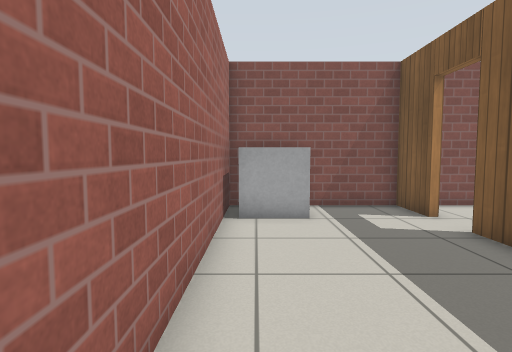
[1] (above)

22 first-person views from a walk through a robot-simulator world made for Gazebo. The camera is 0.9 m above the floor, tilts 4° down and sees 80° across. The floor is counted in squares, 0.5 m on a side. Each view is taken from the middle of a square. On the plan, view 1 faces up. The plan holds only what a view shows up to about 16 squares ahead; the rest is blank. Gazebo's built-in surfaces are drawn with simple patterns.

[2]
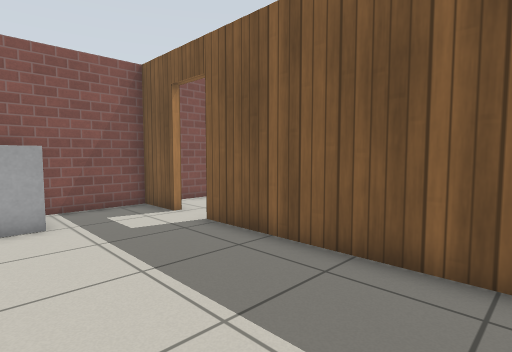

[3]
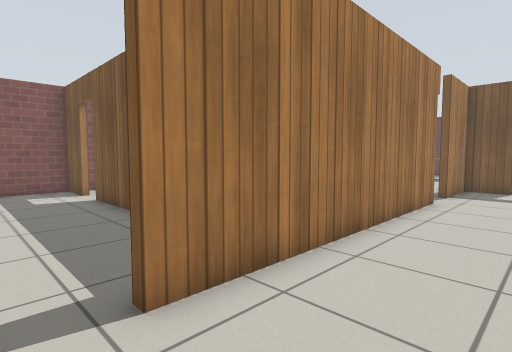

[4]
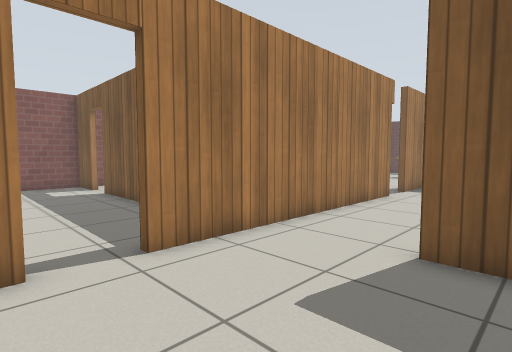

[5]
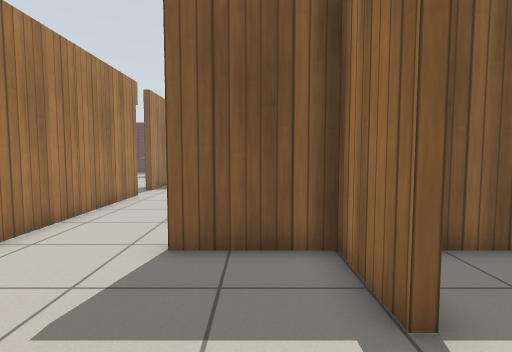

[6]
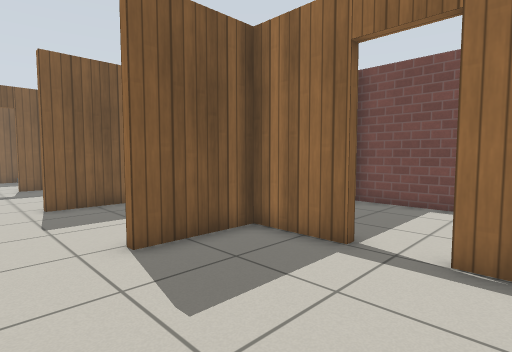

[7]
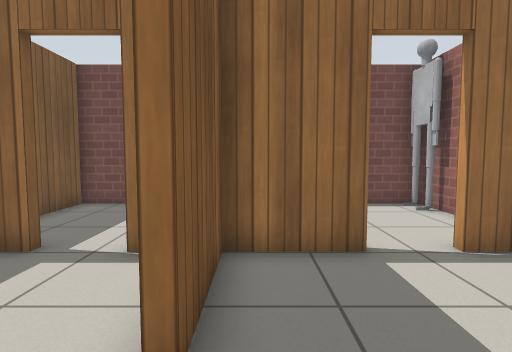

[8]
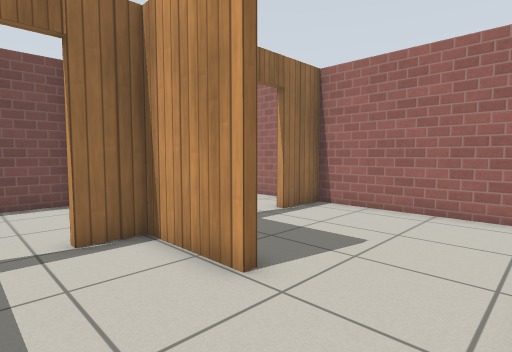

[9]
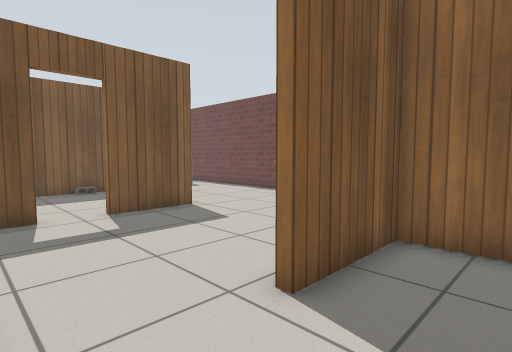

[10]
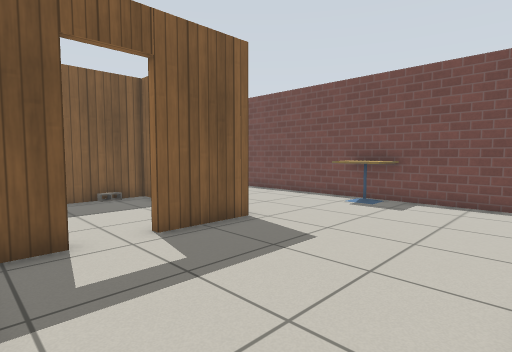

[11]
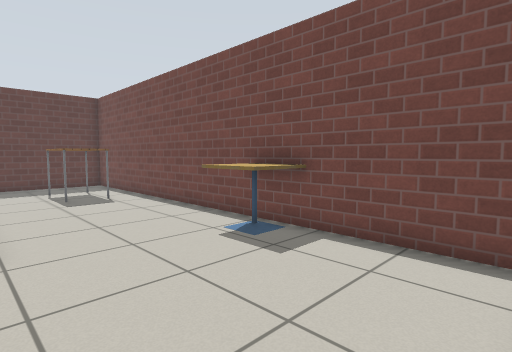

[12]
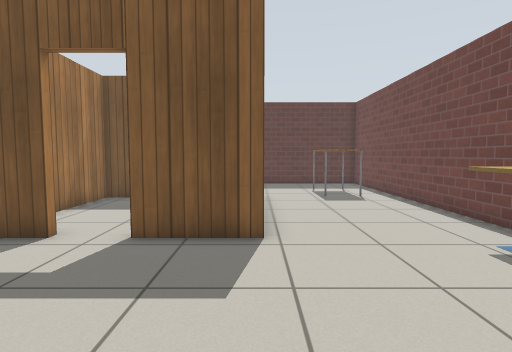

[13]
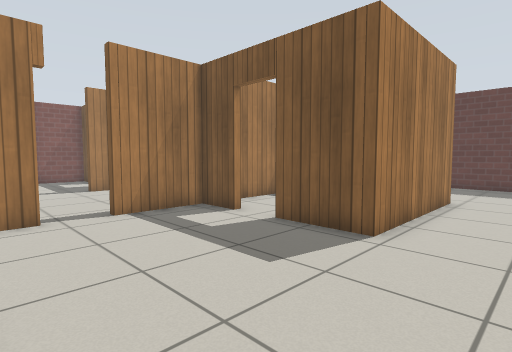

[14]
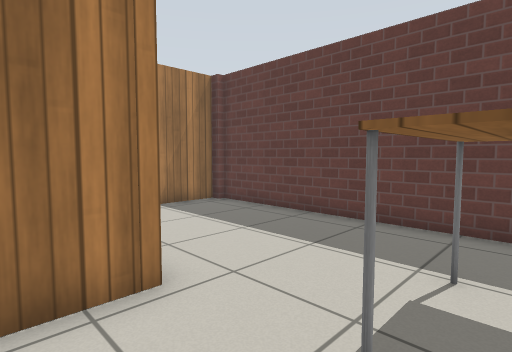

[15]
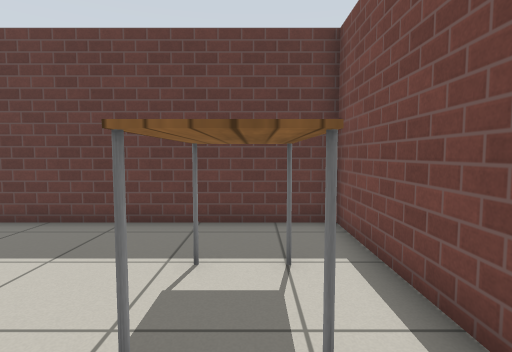

[16]
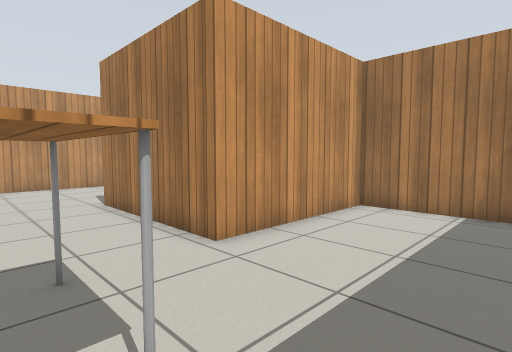

[17]
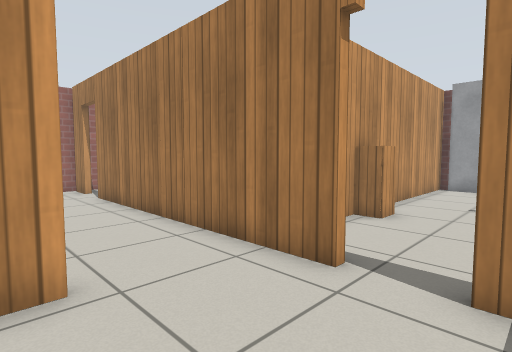

[18]
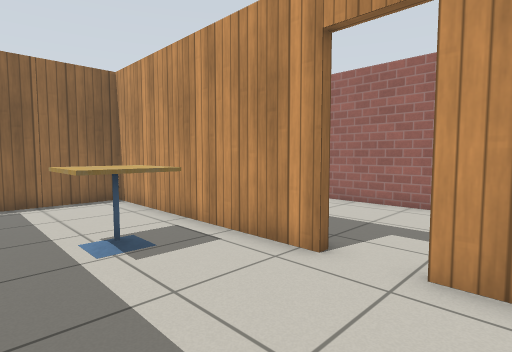

[19]
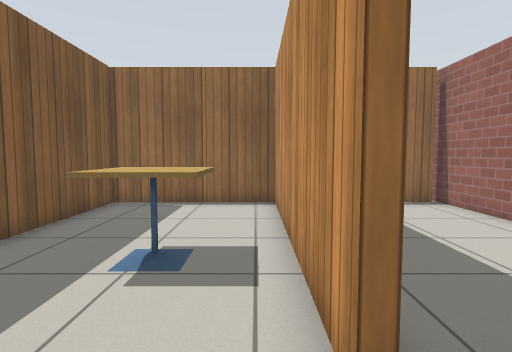

[20]
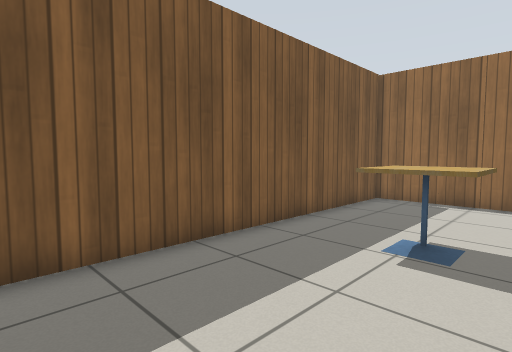

[21]
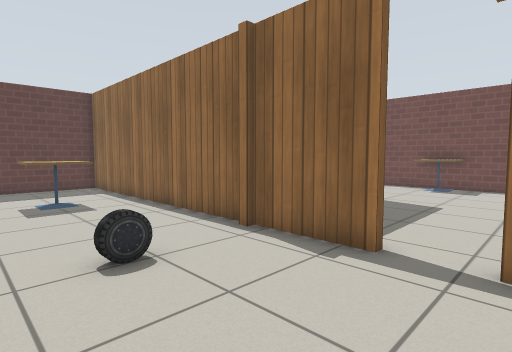

[22]
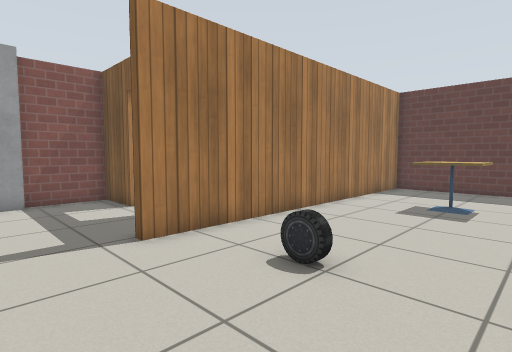

### Floor plan
Ten units are one square. View 1 is at (0, 0); x grows to the right and y downward. Boxes are objects, and circles mark ways between rooms. Rooms are numbered by the first view taken in them; rooms with no view inside come last. Other rooms are left out.
<svg viewBox="-20 -113 335 273">
<path fill="none" stroke="#000" d="M50 -87 50 -108 -9 -108 -9 21M50 -2 50 -69M-8 24 5 24M29 95 56 95 56 63M7 27 -6 27M54 27 24 27M-9 21 -9 95 12 95M56 63 59 63 59 95 75 95M91 95 113 95 113 60M116 27 54 27M185 45 185 27 153 27M117 85 117 115M124 151 310 151 310 31M136 27 116 27M113 60 117 60 117 67M307 33 307 27 250 27 250 92 185 92 185 63M53 -69 53 24 113 24 113 -96M53 -97 53 -87M79 -108 59 -108M190 24 304 24M185 -85 185 -108 156 -108M153 27 153 24 185 24M121 -108 117 -108 117 -10M307 23 307 -41 167 -41 167 -45M247 37 247 27 204 27M240 89 247 89 247 54M-9 116 -9 151 56 151M56 129 56 114M97 151 113 151 113 128M61 151 80 151"/>
<rect x="-5" y="-105" width="20" height="20" fill="#bbb"><title>other object</title></rect>
<rect x="165" y="135" width="20" height="20" fill="#bbb"><title>cafe table</title></rect>
<rect x="245" y="115" width="40" height="20" fill="#bbb"><title>table</title></rect>
<rect x="65" y="-55" width="20" height="30" fill="#bbb"><title>cafe table</title></rect>
<rect x="115" y="-25" width="10" height="10" fill="#bbb"><title>cabinet</title></rect>
<rect x="125" y="-105" width="30" height="10" fill="#bbb"><title>grey box</title></rect>
<rect x="175" y="-15" width="10" height="10" fill="#bbb"><title>car</title></rect>
<rect x="245" y="-15" width="20" height="20" fill="#bbb"><title>cafe table</title></rect>
<rect x="235" y="65" width="10" height="10" fill="#bbb"><title>cinder block</title></rect>
<rect x="-15" y="135" width="10" height="10" fill="#bbb"><title>other object</title></rect>
<circle cx="15" cy="25" r="3" fill="#2a7"/>
<circle cx="50" cy="-75" r="3" fill="#2a7"/>
<circle cx="60" cy="45" r="3" fill="#2a7"/>
<circle cx="25" cy="100" r="3" fill="#2a7"/>
<circle cx="110" cy="45" r="3" fill="#2a7"/>
<circle cx="85" cy="100" r="3" fill="#2a7"/>
<circle cx="145" cy="20" r="3" fill="#2a7"/>
<circle cx="190" cy="55" r="3" fill="#2a7"/>
<text x="20" y="-50">1</text>
<text x="30" y="60">2</text>
<text x="80" y="60">3</text>
<text x="210" y="100">4</text>
<text x="80" y="-50">5</text>
<text x="190" y="-30">6</text>
<text x="220" y="50">7</text>
<text x="20" y="130">8</text>
<text x="80" y="120">9</text>
</svg>
Room 1 opens to room 2. Room 1 opens to room 5. Room 2 opens to room 3. Room 2 opens to room 8. Room 3 opens to room 4. Room 3 opens to room 9. Room 4 opens to room 6. Room 4 opens to room 7.

Where each view was taken, in squares from view 1:
view 1: 0 up, 0 right, facing up
view 2: 0 up, 0 right, facing up-right
view 3: 6 down, 1 right, facing up-right
view 4: 8 down, 0 right, facing up-right
view 5: 8 down, 0 right, facing right
view 6: 4 down, 0 right, facing down-right
view 7: 4 down, 5 right, facing down
view 8: 3 down, 9 right, facing down-left
view 9: 3 down, 9 right, facing down-right
view 10: 3 down, 12 right, facing down-right
view 11: 9 down, 12 right, facing down-right
view 12: 9 down, 12 right, facing right
view 13: 12 down, 12 right, facing up-right
view 14: 13 down, 23 right, facing up-right
view 15: 13 down, 23 right, facing right
view 16: 13 down, 30 right, facing up-left
view 17: 7 down, 16 right, facing up-left
view 18: 10 up, 10 right, facing down-left
view 19: 9 up, 6 right, facing down
view 20: 10 up, 6 right, facing down-right
view 21: 3 up, 13 right, facing down-right
view 22: 2 down, 14 right, facing up-right
